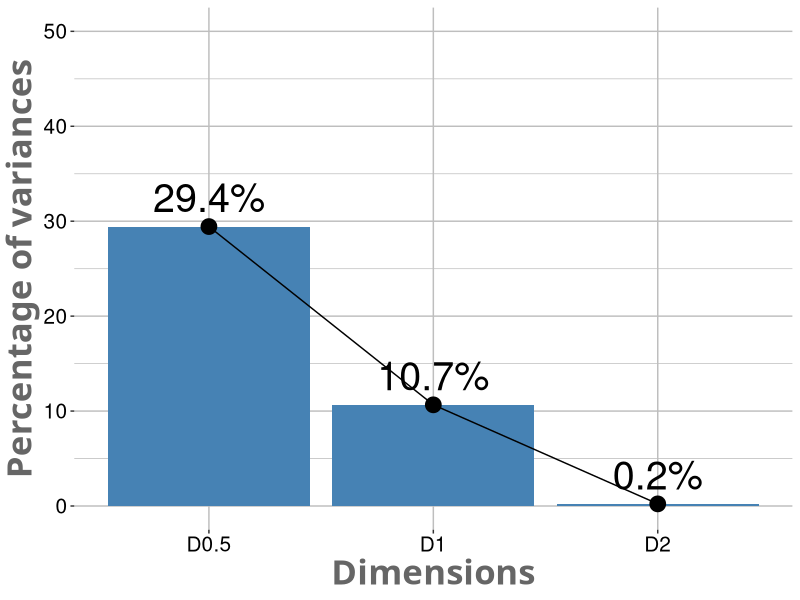

This chart was generated by the following R code:


library(ggplot2)

#reference
#http://www.sthda.com/english/wiki/factoextra-r-package-quick-multivariate-data-analysis-pca-ca-mca-and-visualization-r-software-and-data-mining
#https://github.com/kassambara/factoextra/blob/300c11e285cd75835b6e6340f578dddee470753a/R/eigenvalue.R


df <- data.frame(
  dose=c("D0.5", "D1", "D2"),
  len=c(29.435124355,10.6576,0.22341324)
  )

head(df)

text_labels <- paste0(  round(df[,2],1), "%")

title <- "Scree plot"
xlab <- "Dimensions"
ylab <- "Percentage of variances"

# Inside bars
ggplot(data=df, aes(x=dose, y=len, group=1)) +
  geom_bar(stat="identity", fill="steelblue")+
  geom_text(aes(label= text_labels), vjust=-0.5, color="black", size=10)+
  geom_line()+
  geom_point(colour = "black", size = 5)+ 
  labs(x = xlab, y = ylab, size=10) + 
   theme(axis.text=element_text(color="black",size=15),
     axis.title = element_text(family = "Trebuchet MS", color="#666666", face="bold", size=25),
         panel.background = element_rect(fill = "white",
                                         colour = "white",
                                         size = 0.5, linetype = "solid"),
         panel.grid.major = element_line(size = 0.5, linetype = 'solid',
                                         colour = "gray"),
         panel.grid.minor = element_line(size = 0.25, linetype = 'solid',
                                         colour = "gray")
         )+
  ylim(c(0,50))



  